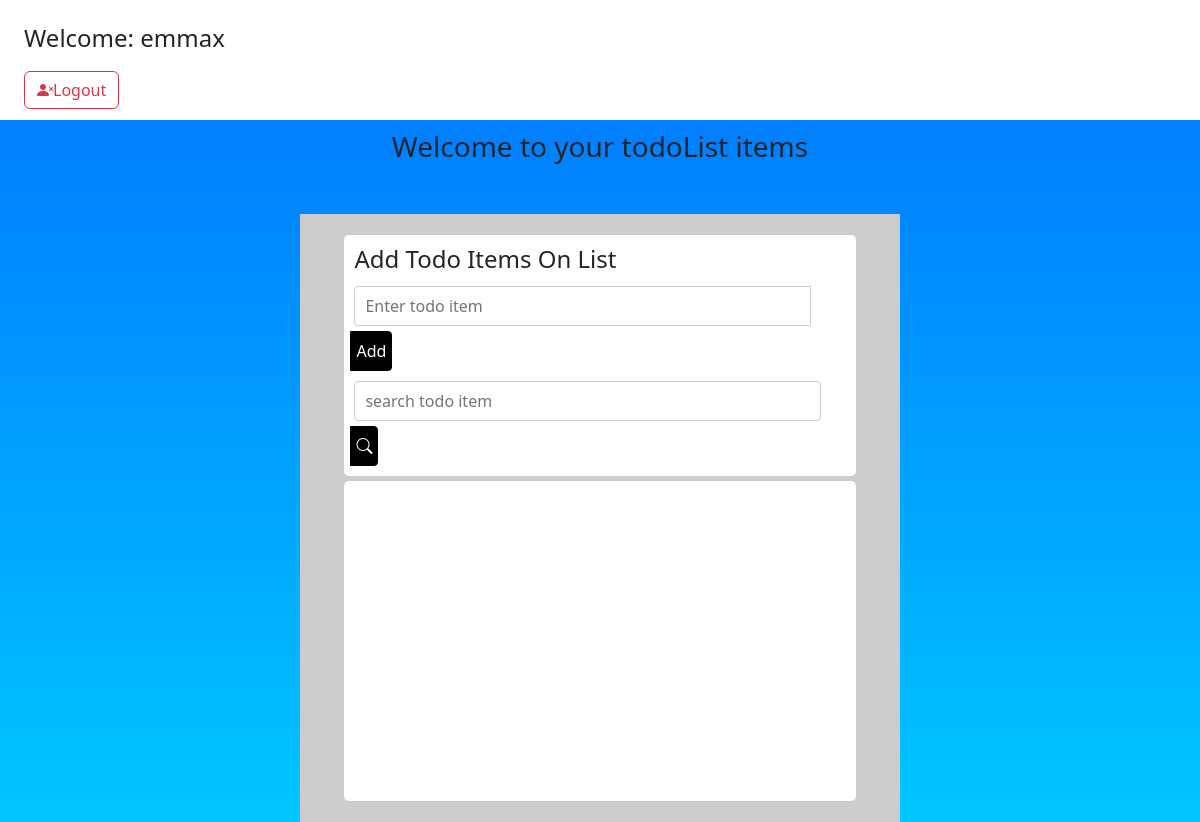
The app's page / (signed in), older data.
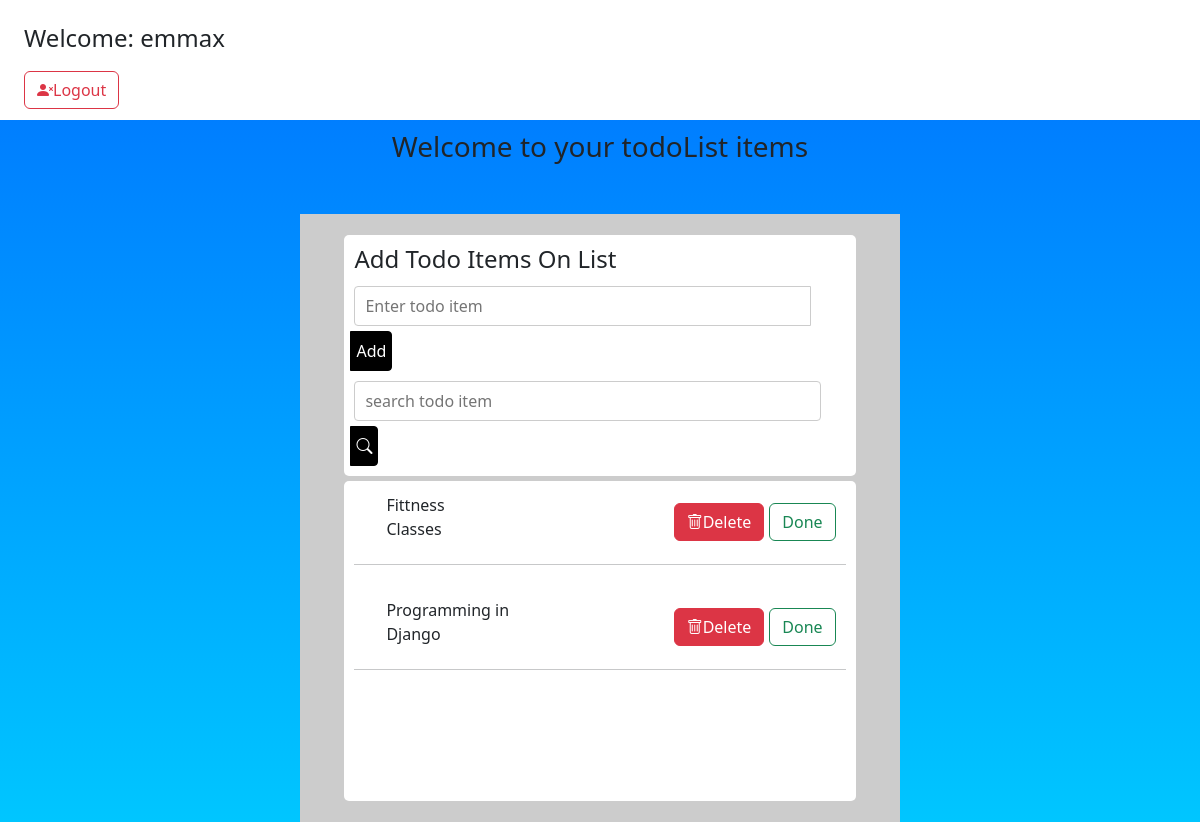
The same page, newer data.
### todoItems/models.py (models this page shows, shortened)
class Todo(models.Model):
    host = models.ForeignKey(User, on_delete=models.CASCADE)
    item = models.CharField(max_length=100)
    updated = models.DateTimeField(auto_now=True)
    created = models.DateTimeField(auto_now_add=True)
    class Meta:
        ordering = ['-updated', '-created']

### todoItems/views.py (the view, shortened to what this page needs)
# urls.py: path('', views.homePage, name='index'),
def homePage(request):
    query = request.GET.get("search") if request.GET.get("search") != None else ""
    todos = Todo.objects.filter(Q(item__icontains = query))
    form = UserCreationForm()
    if request.method == "GET":
        deleted = request.GET.get("delete")
        if deleted:
            todo_item = Todo.objects.filter(id = deleted)
            for item in todo_item:
                print(item)
                item.delete()
                return JsonResponse(json.dumps({"msg": "deleted..."}), safe=False)
    context = {"names": todos, "form": form}
    return render(request, 'base/index.html', context)

### todoItems/templates/base/index.html (shortened to what this page needs)
{% extends "main.html" %}
{% block content %}
    <div class="head-title">
        <h3>Welcome to your todoList items</h3>
    </div>
    <div class="content">
        <div class="containers">
            <div class="add-todo-section">
                <h4>Add Todo Items On List</h4>
                <form action="" method="post" id"form">
                    <div class="flex-section">
                        <input class="input" name="name" id="name" type="text" placeholder="Enter todo item">
                        <button class="add">Add</button>
                    </div>
                </form>
                <div class="search">
                    <form action="" method="get">
                        <input class="btns" type="text" name="search"  placeholder="search todo item">
                        <button class="adds"><i class="bi bi-search"></i></button>
                    </form>
                </div>
            </div>
            <div class="added-items">
                {% for todo in names %}
                {% if request.user == todo.host%}
                    <div id="flex-items" class="activ">
                        <ul class="flex activ">
                            <li class="todo">{{todo.item}}</li>
                            <div class="flex-btns">
                                <li><button id="popover" class="btn btn-danger mx-auto" value={{todo.id}}><i class="bi bi-trash"></i>Delete</button></li>
                                <li><button id="done" class="btn btn-outline-success mx-auto done">Done</button></li>
                            </div>
                        </ul>
                        <hr>
                    </div>
                {% endif %}
                {% endfor %}
            </div>
        </div>
    </div>
{% endblock content %}

### templates/main.html (shortened to what this page needs)
{% load static %}
<!DOCTYPE html>
<html lang="en">
<head>
    <link rel="stylesheet" href="{%  static 'css/style.css'  %}">
    <link rel="stylesheet" href="https://cdn.jsdelivr.net/npm/bootstrap-icons@1.10.3/font/bootstrap-icons.css">
    <link href="https://cdn.jsdelivr.net/npm/bootstrap@5.3.0-alpha1/dist/css/bootstrap.min.css" rel="stylesheet">
</head>
<body>
    {% include "navbar.html" %}
    {% block content %}{% endblock content %}
</body>
</html>

### templates/navbar.html (shortened to what this page needs)
{% load crispy_forms_tags %}
<div class="nav-content">
    <div class="btn-bg">
        {% if request.user.is_authenticated %}
            <div class="name mx-4">
                <h4 class="mt-4">Welcome: {{request.user}}</h4>
            </div>
        {% endif %}
    </div>
    {% if request.user.is_authenticated %}
        <div class="mx-4">
            <a class="btn btn-outline-danger" href="{% url 'logout' %}"><i class="bi bi-person-x-fill"></i>Logout</a>
        </div>
    {% endif %}
</div>

### todoItems/static/css/style.css (style rules this page uses)
* { padding: 0; margin: 0; box-sizing: border-box; }
.head-title h3 { text-align: center; padding: 10px; }
body { font-family: Arial, Helvetica, sans-serif; user-select: none; background: -webkit-linear-gradient(#0072FF, #00C6FF); background: -moz-linear-gradient(#0072FF, #00C6FF); background: linear-gradient(#0072FF, #00C6FF); background-repeat: no-repeat; min-height: 100vh; }
.content { display: flex; flex-wrap: nowrap; flex-direction: column; align-items: center; justify-content: center; gap: 5px; }
.containers { margin-top: 2rem; background: #ccc; width: 50%; padding: 1rem; }
.add-todo-section { background: #fff; border-radius: 5px; width: 90%; margin: 5px auto; }
.add-todo-section { padding: 10px; }
.add-todo-section .flex-section .input { width: 93%; margin: 5px auto; height: 40px; padding: 10px; border: 1px solid #ccc; outline: none; border-top-left-radius: 4px; border-bottom-left-radius: 4px; }
.add-todo-section .flex-section .add { height: 40px; padding: 5px; border: 1px solid #000; margin-left: -4px; border-top-right-radius: 4px; border-bottom-right-radius: 4px; outline: none; background: #000; color: #fff; }
.search .btns { width: 95%; margin: 5px auto; height: 40px; padding: 10px; border: 1px solid #ccc; border-radius: 4px; outline: none; border-top-left-radius: 4px; border-bottom-left-radius: 4px; }
.search .adds { height: 40px; padding: 5px; border: 1px solid #000; margin-left: -4px; border-top-right-radius: 4px; border-bottom-right-radius: 4px; outline: none; background: #000; color: #fff; }
.add-todo-section .search { margin-top: 5px; }
.added-items { background: #fff; border-radius: 5px; width: 90%; margin: 5px auto; height: 40vh; cursor: pointer; }
.added-items { overflow-y: scroll; }
#flex-items { padding: 5px 10px; }
ul { list-style-type: none; padding: 7px 10px; display: flex; flex-wrap: nowrap; gap: 2px; width: 100%; }
@media screen and (min-width: 1200px) { .flex-btns { display: flex; flex-wrap: nowrap; align-items: flex-end; justify-content: end; gap: 5px; width: 100%; } }
.nav-content { background: #fff; height: 15vh; width: 100%; }
.nav-content { position: relative; display: grid; }

Row changes from the older to the newer data that the page shows:
added Todo: item "Fittness Classes", {{ todo.id }} 4 (drawn)
added Todo: item "Programming in Django", {{ todo.id }} 3 (drawn)
